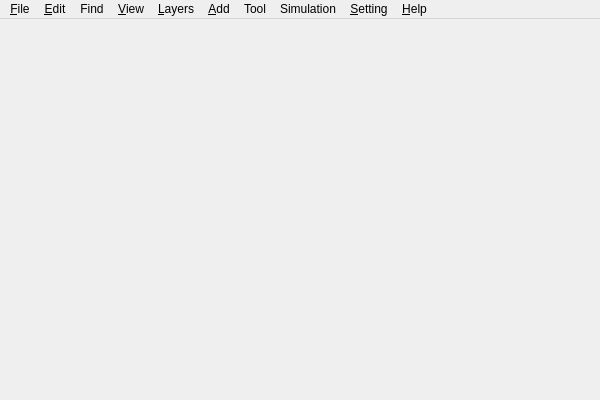
<?xml version="1.0" encoding="UTF-8"?>
<ui version="4.0">
 <class>MainWindow</class>
 <widget class="QMainWindow" name="MainWindow">
  <property name="geometry">
   <rect>
    <x>0</x>
    <y>0</y>
    <width>600</width>
    <height>400</height>
   </rect>
  </property>
  <property name="windowTitle">
   <string>GDEM Client</string>
  </property>
  <widget class="QWidget" name="centralWidget"/>
  <widget class="QMenuBar" name="menuBar">
   <property name="geometry">
    <rect>
     <x>0</x>
     <y>0</y>
     <width>600</width>
     <height>18</height>
    </rect>
   </property>
   <widget class="QMenu" name="menuFile">
    <property name="title">
     <string>&amp;File</string>
    </property>
    <addaction name="actionOpenFile"/>
    <addaction name="actionSaveMyPlace"/>
    <addaction name="actionSaveAsPlaceMarkFile"/>
    <addaction name="separator"/>
    <addaction name="actionSaveImage"/>
    <addaction name="separator"/>
    <addaction name="actionPrint"/>
    <addaction name="separator"/>
    <addaction name="actionExit"/>
   </widget>
   <widget class="QMenu" name="menuEdit">
    <property name="title">
     <string>&amp;Edit</string>
    </property>
    <addaction name="actionCut"/>
    <addaction name="actionCopy"/>
    <addaction name="actionPaste"/>
    <addaction name="actionDelete"/>
    <addaction name="separator"/>
    <addaction name="actionMoveToMyPlace"/>
    <addaction name="separator"/>
    <addaction name="actionImageCopy"/>
    <addaction name="separator"/>
    <addaction name="actionContentDel"/>
    <addaction name="separator"/>
    <addaction name="actionFindHistoryDel"/>
    <addaction name="separator"/>
    <addaction name="actionProperty"/>
   </widget>
   <widget class="QMenu" name="menuView">
    <property name="title">
     <string>&amp;View</string>
    </property>
    <widget class="QMenu" name="menuViewSize">
     <property name="title">
      <string>View Size</string>
     </property>
     <widget class="QMenu" name="menuComputer">
      <property name="title">
       <string>Computer Playback</string>
      </property>
      <addaction name="actionVGA"/>
      <addaction name="actionSVGA"/>
     </widget>
     <widget class="QMenu" name="menuTV">
      <property name="title">
       <string>TV Playback</string>
      </property>
      <addaction name="actionNTSC"/>
      <addaction name="actionPAL"/>
      <addaction name="actionWideNTSC"/>
      <addaction name="actionWidePAL"/>
      <addaction name="action1080pHDTV"/>
      <addaction name="action720pHDTV"/>
      <addaction name="action480pDVD"/>
     </widget>
     <widget class="QMenu" name="menuPrintOutput">
      <property name="title">
       <string>Print Output</string>
      </property>
      <addaction name="actionLetter"/>
      <addaction name="actionTabloid"/>
      <addaction name="actionPostCard1"/>
      <addaction name="actionPostCard2"/>
     </widget>
     <addaction name="menuComputer"/>
     <addaction name="menuTV"/>
     <addaction name="menuPrintOutput"/>
    </widget>
    <widget class="QMenu" name="menuNavigation">
     <property name="title">
      <string>Show Navigation</string>
     </property>
     <addaction name="actionNavAuto"/>
     <addaction name="actionNavAlways"/>
     <addaction name="actionNavDial"/>
     <addaction name="actionNavNever"/>
    </widget>
    <widget class="QMenu" name="menuToolbar">
     <property name="title">
      <string>Toolbar</string>
     </property>
     <addaction name="actionShowStandardToolBar"/>
     <addaction name="actionShowSimulationToolBar"/>
    </widget>
    <addaction name="actionGrid"/>
    <addaction name="separator"/>
    <addaction name="menuViewSize"/>
    <addaction name="actionFullScreen"/>
    <addaction name="separator"/>
    <addaction name="menuNavigation"/>
    <addaction name="separator"/>
    <addaction name="menuToolbar"/>
    <addaction name="actionStatusbar"/>
    <addaction name="actionSidebar"/>
    <addaction name="actionShowOverviewMap"/>
    <addaction name="separator"/>
    <addaction name="actionBuildingName"/>
   </widget>
   <widget class="QMenu" name="menuSetting">
    <property name="title">
     <string>&amp;Setting</string>
    </property>
    <addaction name="actionOption"/>
    <addaction name="actionServer"/>
    <addaction name="actionContourSetting"/>
    <addaction name="actionGeoshapeFormat"/>
    <addaction name="actionObjectSetting"/>
    <addaction name="separator"/>
    <addaction name="actionLicence"/>
   </widget>
   <widget class="QMenu" name="menuHelp">
    <property name="title">
     <string>&amp;Help</string>
    </property>
    <addaction name="actionHelpManual"/>
    <addaction name="separator"/>
    <addaction name="actionAbout"/>
   </widget>
   <widget class="QMenu" name="menuLayer">
    <property name="title">
     <string>&amp;Layers</string>
    </property>
    <widget class="QMenu" name="menuRender">
     <property name="title">
      <string>Render</string>
     </property>
     <addaction name="actionRenderTexture"/>
     <addaction name="actionRenderAltitude"/>
     <addaction name="actionRenderGradient"/>
     <addaction name="actionRenderIncline"/>
    </widget>
    <addaction name="actionTerrain"/>
    <addaction name="menuRender"/>
    <addaction name="actionContour"/>
   </widget>
   <widget class="QMenu" name="menuAdd">
    <property name="title">
     <string>&amp;Add</string>
    </property>
    <addaction name="actionAddFolder"/>
    <addaction name="actionAddPlaceMark"/>
    <addaction name="actionAddPath"/>
    <addaction name="actionAddPolygon"/>
    <addaction name="actionAdd3DObject"/>
    <addaction name="actionObjectPlaceEdit"/>
   </widget>
   <widget class="QMenu" name="menuFind">
    <property name="title">
     <string>Find</string>
    </property>
    <addaction name="actionBuildingFind"/>
    <addaction name="actionPeopleFind"/>
   </widget>
   <widget class="QMenu" name="menuSimulation">
    <property name="title">
     <string>Simulation</string>
    </property>
    <addaction name="actionFlightSimulator"/>
    <addaction name="actionCarSimulator"/>
    <addaction name="actionTourPlay"/>
   </widget>
   <widget class="QMenu" name="menuTool">
    <property name="title">
     <string>Tool</string>
    </property>
    <addaction name="actionRuler"/>
    <addaction name="actionMeasureArea"/>
    <addaction name="actionGoTo"/>
    <addaction name="actionSaveStartPos"/>
   </widget>
   <addaction name="menuFile"/>
   <addaction name="menuEdit"/>
   <addaction name="menuFind"/>
   <addaction name="menuView"/>
   <addaction name="menuLayer"/>
   <addaction name="menuAdd"/>
   <addaction name="menuTool"/>
   <addaction name="menuSimulation"/>
   <addaction name="menuSetting"/>
   <addaction name="menuHelp"/>
  </widget>
  <action name="actionPrint">
   <property name="text">
    <string>Print...</string>
   </property>
   <property name="shortcut">
    <string>Ctrl+P</string>
   </property>
  </action>
  <action name="actionExit">
   <property name="text">
    <string>Exit</string>
   </property>
  </action>
  <action name="actionCut">
   <property name="text">
    <string>Cut</string>
   </property>
   <property name="shortcut">
    <string>Ctrl+X</string>
   </property>
  </action>
  <action name="actionCopy">
   <property name="text">
    <string>Copy</string>
   </property>
   <property name="shortcut">
    <string>Ctrl+C</string>
   </property>
  </action>
  <action name="actionImageCopy">
   <property name="text">
    <string>Copy Image</string>
   </property>
   <property name="shortcut">
    <string>Ctrl+Alt+C</string>
   </property>
  </action>
  <action name="actionPaste">
   <property name="text">
    <string>Paste</string>
   </property>
   <property name="shortcut">
    <string>Ctrl+V</string>
   </property>
  </action>
  <action name="actionDelete">
   <property name="text">
    <string>Delete</string>
   </property>
   <property name="shortcut">
    <string>Del</string>
   </property>
  </action>
  <action name="actionContentDel">
   <property name="text">
    <string>Delete Contents</string>
   </property>
  </action>
  <action name="actionFindHistoryDel">
   <property name="text">
    <string>Clear Search History</string>
   </property>
  </action>
  <action name="actionProperty">
   <property name="text">
    <string>Properties</string>
   </property>
   <property name="shortcut">
    <string>Alt+Return</string>
   </property>
  </action>
  <action name="actionSidebar">
   <property name="checkable">
    <bool>true</bool>
   </property>
   <property name="checked">
    <bool>true</bool>
   </property>
   <property name="text">
    <string>Sidebar</string>
   </property>
  </action>
  <action name="actionFullScreen">
   <property name="checkable">
    <bool>true</bool>
   </property>
   <property name="text">
    <string>Full Screen</string>
   </property>
   <property name="shortcut">
    <string>Ctrl+F11</string>
   </property>
  </action>
  <action name="actionStatusbar">
   <property name="checkable">
    <bool>true</bool>
   </property>
   <property name="checked">
    <bool>true</bool>
   </property>
   <property name="text">
    <string>Status Bar</string>
   </property>
  </action>
  <action name="actionGrid">
   <property name="checkable">
    <bool>true</bool>
   </property>
   <property name="checked">
    <bool>false</bool>
   </property>
   <property name="text">
    <string>Grid</string>
   </property>
   <property name="shortcut">
    <string>Ctrl+L</string>
   </property>
  </action>
  <action name="actionScaleLegend">
   <property name="checkable">
    <bool>true</bool>
   </property>
   <property name="text">
    <string>Scale Legend</string>
   </property>
  </action>
  <action name="actionSaveStartPos1">
   <property name="text">
    <string>Make this my start location</string>
   </property>
  </action>
  <action name="actionVGA">
   <property name="text">
    <string>640 x 480</string>
   </property>
   <property name="toolTip">
    <string>640 x 480</string>
   </property>
  </action>
  <action name="actionSVGA">
   <property name="text">
    <string>800 x 600</string>
   </property>
   <property name="toolTip">
    <string>800 x 600</string>
   </property>
  </action>
  <action name="actionNTSC">
   <property name="text">
    <string>720 x 486(NTSC)</string>
   </property>
  </action>
  <action name="actionPAL">
   <property name="text">
    <string>720 x 576(PAL)</string>
   </property>
  </action>
  <action name="actionWideNTSC">
   <property name="text">
    <string>864 x 486(NTSC 16:9)</string>
   </property>
  </action>
  <action name="actionWidePAL">
   <property name="text">
    <string>1024 x 576(PAL 16:9)</string>
   </property>
  </action>
  <action name="action1080pHDTV">
   <property name="text">
    <string>1920 x 1080p(HDTV)</string>
   </property>
  </action>
  <action name="action720pHDTV">
   <property name="text">
    <string>1280 x 720p(HDTV)</string>
   </property>
  </action>
  <action name="action480pDVD">
   <property name="text">
    <string>852 x 480p(DVD)</string>
   </property>
  </action>
  <action name="actionLetter">
   <property name="text">
    <string>8.5 in. * 11 in.(Landscape Aspect ratio)</string>
   </property>
  </action>
  <action name="actionTabloid">
   <property name="text">
    <string>11 in. * 17 in.(Landscape Aspect ratio)</string>
   </property>
  </action>
  <action name="actionPostCard1">
   <property name="text">
    <string>5 in. * 7 in.(Landscape Aspect ratio))</string>
   </property>
  </action>
  <action name="actionPostCard2">
   <property name="text">
    <string>4 in. * 6 in.(Landscape Aspect ratio)</string>
   </property>
  </action>
  <action name="actionNavAuto">
   <property name="checkable">
    <bool>true</bool>
   </property>
   <property name="text">
    <string>Automatically</string>
   </property>
  </action>
  <action name="actionNavAlways">
   <property name="checkable">
    <bool>true</bool>
   </property>
   <property name="text">
    <string>Always</string>
   </property>
  </action>
  <action name="actionNavDial">
   <property name="checkable">
    <bool>true</bool>
   </property>
   <property name="text">
    <string>Compass Only</string>
   </property>
  </action>
  <action name="actionNavNever">
   <property name="checkable">
    <bool>true</bool>
   </property>
   <property name="checked">
    <bool>true</bool>
   </property>
   <property name="text">
    <string>Never</string>
   </property>
  </action>
  <action name="actionOption">
   <property name="text">
    <string>Options...</string>
   </property>
  </action>
  <action name="actionAddFolder">
   <property name="text">
    <string>Folder</string>
   </property>
   <property name="shortcut">
    <string>Ctrl+Shift+N</string>
   </property>
  </action>
  <action name="actionAddPlaceMark">
   <property name="text">
    <string>Placemark</string>
   </property>
   <property name="toolTip">
    <string>Add Placemark</string>
   </property>
   <property name="shortcut">
    <string>Ctrl+Shift+P</string>
   </property>
  </action>
  <action name="actionHelpManual">
   <property name="text">
    <string>User Guide</string>
   </property>
  </action>
  <action name="actionAbout">
   <property name="text">
    <string>About GDEM Client</string>
   </property>
  </action>
  <action name="actionRuler1">
   <property name="checkable">
    <bool>true</bool>
   </property>
   <property name="text">
    <string>Ruler</string>
   </property>
   <property name="toolTip">
    <string>Show Ruler</string>
   </property>
  </action>
  <action name="actionOpenFile">
   <property name="text">
    <string>Open...</string>
   </property>
   <property name="shortcut">
    <string>Ctrl+O</string>
   </property>
  </action>
  <action name="actionSaveAsPlaceMarkFile">
   <property name="text">
    <string>Save Place As ...</string>
   </property>
   <property name="shortcut">
    <string>Ctrl+S</string>
   </property>
  </action>
  <action name="actionMoveToMyPlaceq">
   <property name="text">
    <string>Move to My Places</string>
   </property>
   <property name="shortcut">
    <string>Ctrl+Shift+S</string>
   </property>
  </action>
  <action name="actionSaveMyPlace">
   <property name="text">
    <string>Save My Places</string>
   </property>
  </action>
  <action name="actionSaveImage">
   <property name="text">
    <string>Save Image</string>
   </property>
   <property name="shortcut">
    <string>Ctrl+Alt+S</string>
   </property>
  </action>
  <action name="actionContourSetting">
   <property name="text">
    <string>Contour Setting</string>
   </property>
  </action>
  <action name="actionTerrain">
   <property name="checkable">
    <bool>true</bool>
   </property>
   <property name="checked">
    <bool>true</bool>
   </property>
   <property name="text">
    <string>Terrain</string>
   </property>
  </action>
  <action name="actionContour">
   <property name="checkable">
    <bool>true</bool>
   </property>
   <property name="checked">
    <bool>true</bool>
   </property>
   <property name="text">
    <string>Contour</string>
   </property>
  </action>
  <action name="actionServer">
   <property name="text">
    <string>Server Setting</string>
   </property>
  </action>
  <action name="actionAddPath">
   <property name="text">
    <string>Path</string>
   </property>
   <property name="toolTip">
    <string>Add Path</string>
   </property>
   <property name="shortcut">
    <string>Ctrl+Shift+T</string>
   </property>
  </action>
  <action name="actionAddPolygon">
   <property name="text">
    <string>Polygon</string>
   </property>
   <property name="toolTip">
    <string>Add Polygon</string>
   </property>
   <property name="shortcut">
    <string>Ctrl+Shift+G</string>
   </property>
  </action>
  <action name="actionFlightSimulator1">
   <property name="checkable">
    <bool>true</bool>
   </property>
   <property name="text">
    <string>Enter Flight Simulator</string>
   </property>
  </action>
  <action name="actionCarSimulator1">
   <property name="checkable">
    <bool>true</bool>
   </property>
   <property name="text">
    <string>Enter Car Simulator</string>
   </property>
  </action>
  <action name="actionTourPlay1">
   <property name="checkable">
    <bool>true</bool>
   </property>
   <property name="text">
    <string>TourPlay</string>
   </property>
  </action>
  <action name="actionRenderTexture">
   <property name="checkable">
    <bool>true</bool>
   </property>
   <property name="checked">
    <bool>true</bool>
   </property>
   <property name="text">
    <string>Texture</string>
   </property>
  </action>
  <action name="actionRenderAltitude">
   <property name="checkable">
    <bool>true</bool>
   </property>
   <property name="text">
    <string>Altitude</string>
   </property>
  </action>
  <action name="actionRenderGradient">
   <property name="checkable">
    <bool>true</bool>
   </property>
   <property name="text">
    <string>Gradient</string>
   </property>
  </action>
  <action name="actionRenderIncline">
   <property name="checkable">
    <bool>true</bool>
   </property>
   <property name="text">
    <string>Incline</string>
   </property>
  </action>
  <action name="actionAdd3DObject">
   <property name="text">
    <string>Add 3D Object...</string>
   </property>
  </action>
  <action name="actionAddPeople">
   <property name="text">
    <string>Add People...</string>
   </property>
  </action>
  <action name="actionBuildingFind">
   <property name="text">
    <string>BuildingFind</string>
   </property>
  </action>
  <action name="actionPeopleFind">
   <property name="text">
    <string>PeopleFind</string>
   </property>
  </action>
  <action name="actionGeoshapeFormat">
   <property name="text">
    <string>Geoshape Format...</string>
   </property>
  </action>
  <action name="actionLicence">
   <property name="text">
    <string>Licence</string>
   </property>
  </action>
  <action name="actionBuildingName">
   <property name="checkable">
    <bool>true</bool>
   </property>
   <property name="checked">
    <bool>true</bool>
   </property>
   <property name="text">
    <string>Building Name</string>
   </property>
  </action>
  <action name="actionFlightSimulator">
   <property name="checkable">
    <bool>true</bool>
   </property>
   <property name="text">
    <string>Enter Flight Simulator</string>
   </property>
  </action>
  <action name="actionCarSimulator">
   <property name="checkable">
    <bool>true</bool>
   </property>
   <property name="text">
    <string>Enter Car Simulator</string>
   </property>
  </action>
  <action name="actionTourPlay">
   <property name="checkable">
    <bool>true</bool>
   </property>
   <property name="text">
    <string>TourPlay</string>
   </property>
  </action>
  <action name="actionRuler">
   <property name="checkable">
    <bool>true</bool>
   </property>
   <property name="text">
    <string>Ruler</string>
   </property>
  </action>
  <action name="actionSaveStartPos">
   <property name="text">
    <string>Make this my start location</string>
   </property>
  </action>
  <action name="actionShowStandardToolBar">
   <property name="checkable">
    <bool>true</bool>
   </property>
   <property name="text">
    <string>Standard</string>
   </property>
  </action>
  <action name="actionShowSimulationToolBar">
   <property name="checkable">
    <bool>true</bool>
   </property>
   <property name="text">
    <string>Simulation</string>
   </property>
  </action>
  <action name="actionMoveToMyPlace">
   <property name="text">
    <string>Move To My Place</string>
   </property>
  </action>
  <action name="actionShowOverviewMap">
   <property name="checkable">
    <bool>true</bool>
   </property>
   <property name="checked">
    <bool>true</bool>
   </property>
   <property name="text">
    <string>Overview Map</string>
   </property>
  </action>
  <action name="actionAnimation">
   <property name="text">
    <string>Animation...</string>
   </property>
  </action>
  <action name="actionMeasureArea">
   <property name="text">
    <string>Measure Area</string>
   </property>
  </action>
  <action name="actionObjectPlaceEdit">
   <property name="text">
    <string>ObjectPlaceEdit...</string>
   </property>
  </action>
  <action name="actionObjectSetting">
   <property name="text">
    <string>ObjectSetting...</string>
   </property>
  </action>
  <action name="actionGoTo">
   <property name="text">
    <string>GoTo</string>
   </property>
  </action>
 </widget>
 <layoutdefault spacing="6" margin="11"/>
 <resources/>
 <connections/>
</ui>
